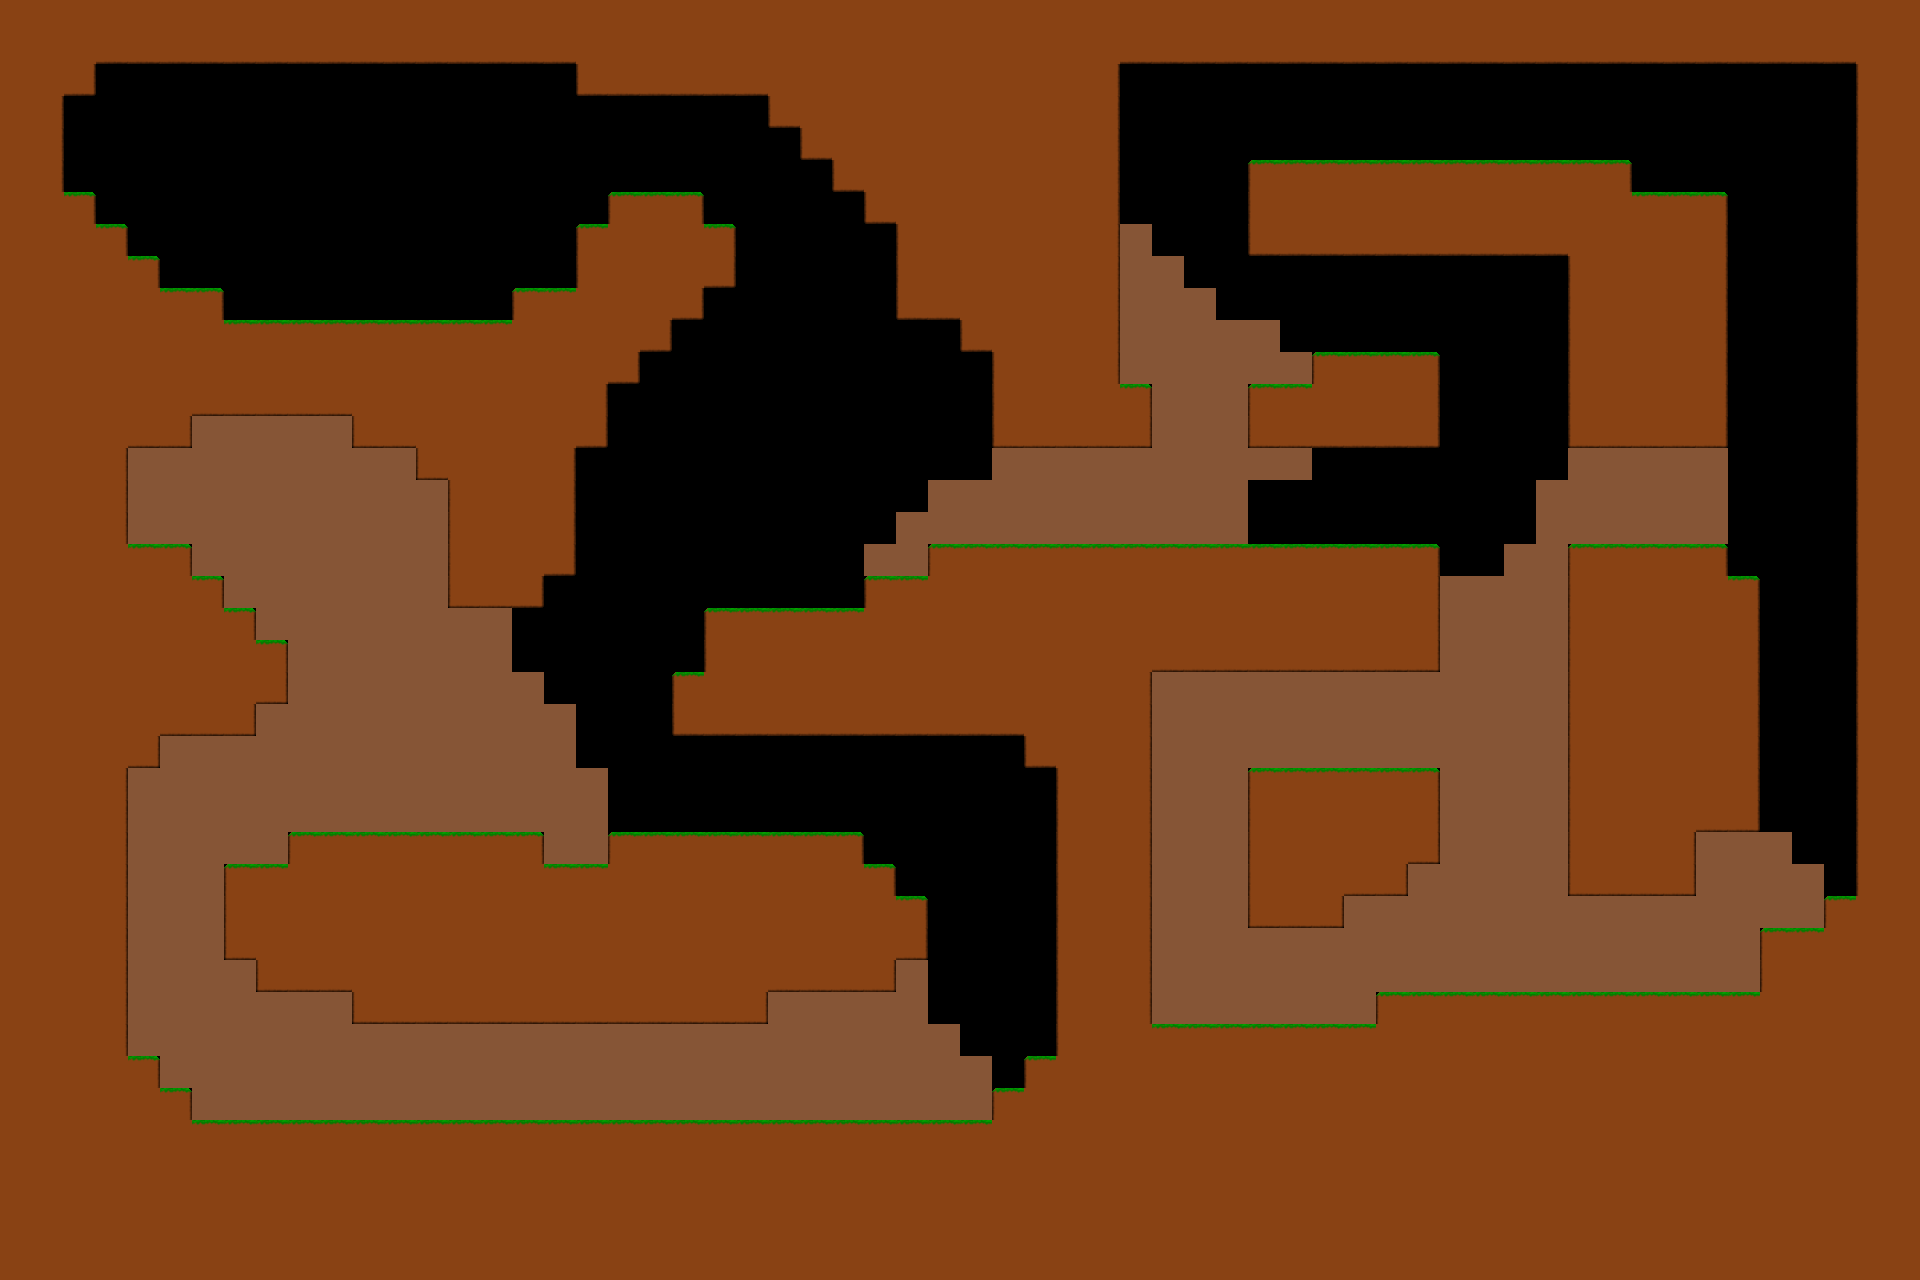

Tiled map render using the project's own tile images. Description and the map definition, with tile-layer contents summarised, below:
An orthogonal 60x40 tile map with 32x32 px tiles, 1 tile layer (terrain).

<map version="1.0" orientation="orthogonal" width="60" height="40" tilewidth="32" tileheight="32">
 <tileset firstgid="1" name="terrain" tilewidth="32" tileheight="32">
  <image source="../src/assets/img/placeholder tiles.png" width="128" height="128" />
 </tileset>
 <layer name="terrain" width="60" height="40">
  <data>[2400 cells, 1820 non-empty, 10 distinct tile ids]</data>
 </layer>
</map>